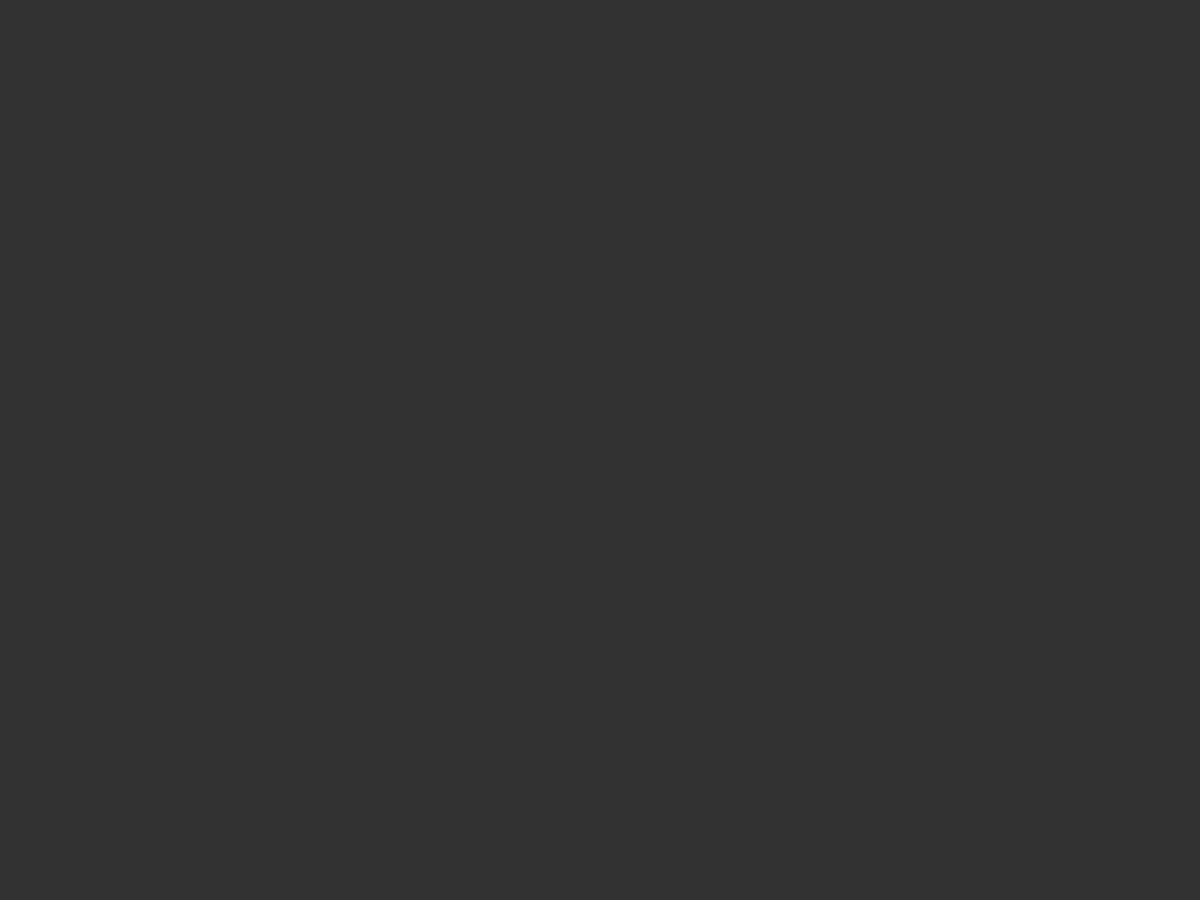
Frame 1 (no input)
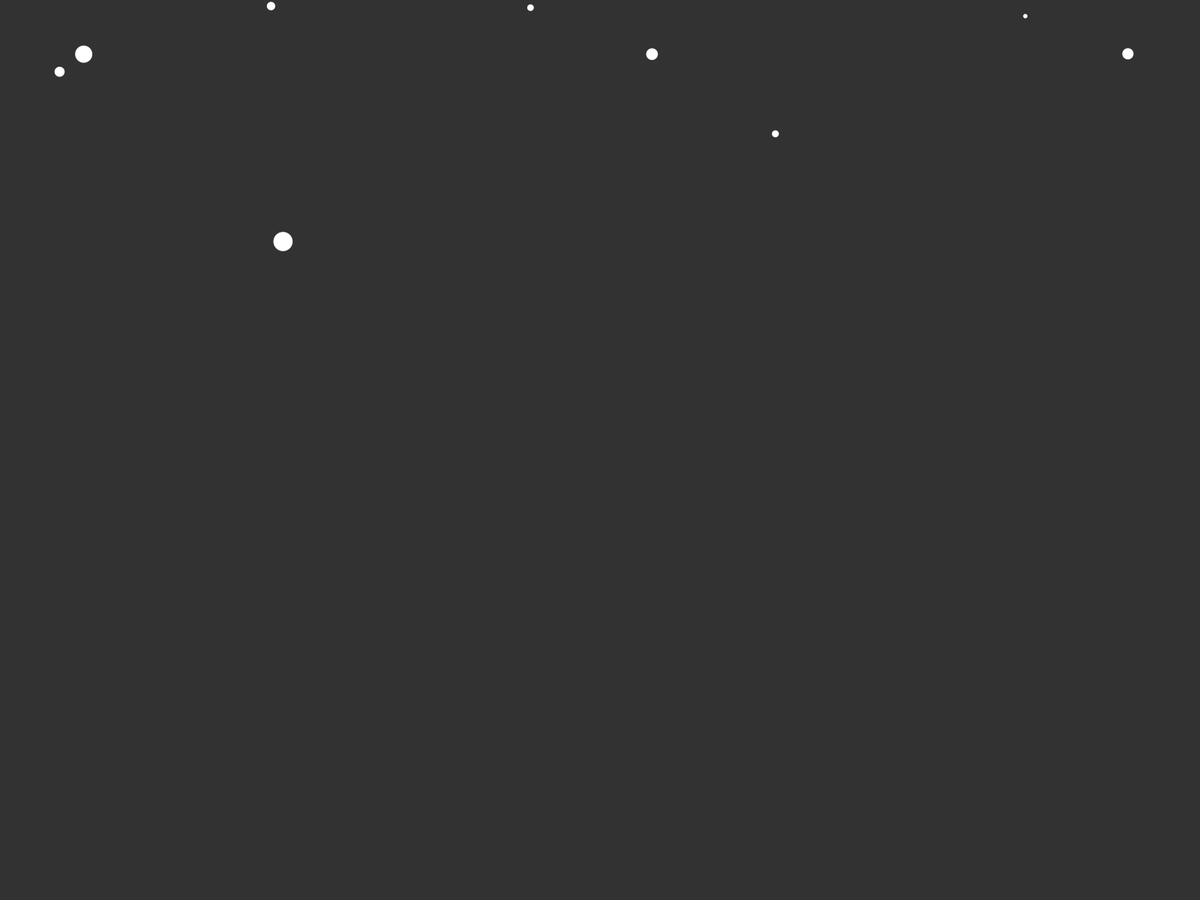
Frame 60 (the mouse pressed at the canvas centre just before this capture)
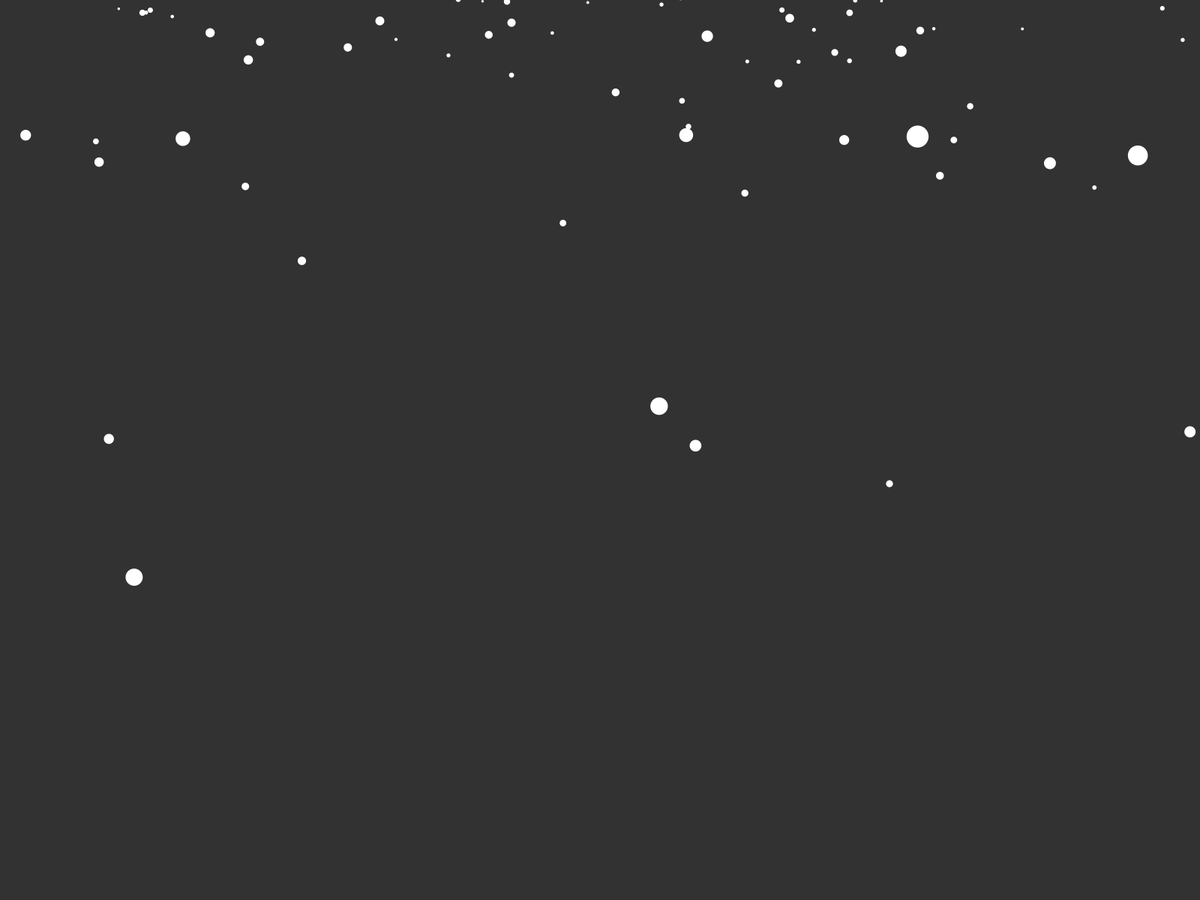
Frame 120 (the mouse held since frame 60 and released just before this capture)

The Processing sketch that drew these frames (run headless with seeded random() and noise(); from frame 60 on, the mouse is pressed at the canvas centre):

// Processing sketch: purpleRain
// ── purpleRain.pde
public static int SNOW = 0, RAIN = 1, HAIL = 2; 

ArrayList<Pre> rain = new ArrayList<Pre>();
ArrayList<Pre> snow = new ArrayList<Pre>();
ArrayList<Pre> hail = new ArrayList<Pre>();

float grav;
PVector wind;
void setup() {
  fullScreen();
  //size(600,400);
  frameRate(60);
  grav=0.05;
  wind = new PVector(1,1);
}

int abc=0;
void draw() {
  for (int i = 0; i < 15; i++) {
      rain.add(new Pre(RAIN));
      snow.add(new Pre(SNOW));
      hail.add(new Pre(HAIL));
      
    }
  background(50);
  //show(rain);
  show(snow);
  //show(hail);
}

void createWind(){
  wind = PVector.random2D();
  wind.limit(grav*1.5);
}

void show(ArrayList<Pre> w){
  for (int i = w.size()-1; i >= 0; i--) {
    if (w.get(i).offScreen()) {
      w.remove(i);
    }
    
    w.get(i).fall(grav, wind);
    w.get(i).show();
  }
  createWind();
  println(w.size());
}

// ── Pre.pde
class Pre {
  int type;
  PVector pos, vel;
  float thickness, len;
  color col;
  Pre(int t) {
    type = t;
    len = 5;
    vel = new PVector();
    if (type == HAIL){
      thickness = random(random(random(0.1, width/40)));
    }else {
      thickness = random(random(random(random(0.1, width/40))));
    }
    pos = new PVector(random(-width, 2*width), -100);
    colorise();
  }

  void colorise() {
    if (type == SNOW) {
      col = color(255); //white
    } else if (type == RAIN) {

      colorMode(HSB);
      //col = color(random(255), 255, 255, 750/thickness); //rainbow

      colorMode(RGB);
      col = color(0, 0, 255, 750/thickness); //blue
      //col = color(120, 0, 120, 750/thickness); //purple
      //col = color(0, 120, 0, 750/thickness); //green
    } else if (type == HAIL) {
      col = color(100, 100, 255);
    }
  }
  void fall(float g, PVector w) {
    int xStrength, yStrength;
    if (type == SNOW) {
      xStrength = 5;
      yStrength = 30;
      g /= 10;
      
    } else if (type == HAIL) {
      g *= 1.5;
      yStrength = xStrength = 20;
    } else {
      yStrength = xStrength = 20;
    }
    vel.add(0, g);
    vel.set(vel.x + w.x*thickness/xStrength, vel.y + w.y*thickness/yStrength);
    pos.add(vel.x, vel.y*thickness);
  }

  boolean offScreen() {
    return pos.y > (height + len)*(thickness+1);
  }
  void show() {
    fill (col);    
    stroke(col);

    float visThick = thickness + 0.5;

    if (type == SNOW || type == HAIL) {
      noStroke();
      ellipse(pos.x, pos.y, visThick, visThick);
    } else if (type == RAIN) {
      strokeWeight(visThick);
      line(pos.x, pos.y, pos.x, pos.y + len * visThick);
    }
  }
}
